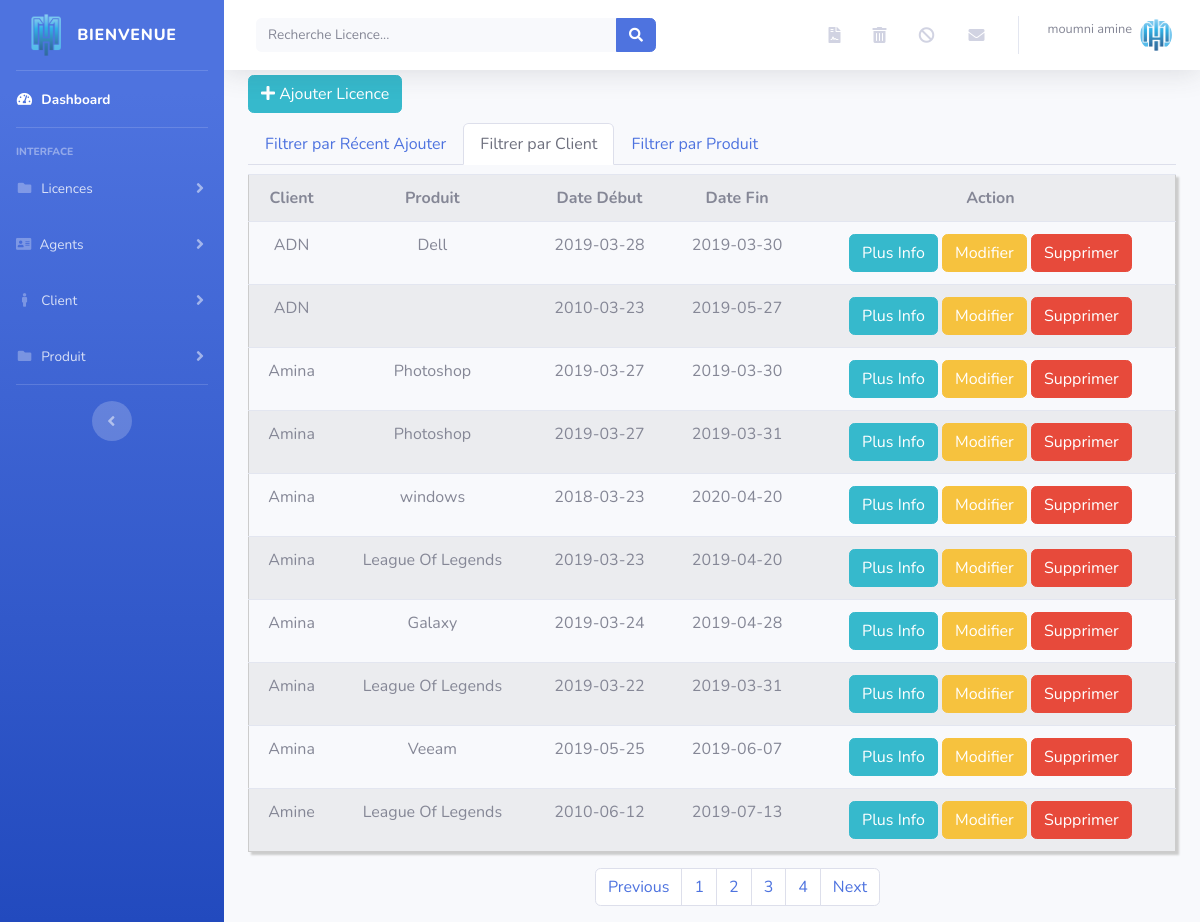
Page /filter.php (signed in) on the committed database.
### tables this page shows
CREATE TABLE `licence` (
  `IdLicence` int(11) NOT NULL,
  `IdProduit` int(11) NOT NULL,
  `IdTypeLicence` int(11) NOT NULL,
  `Garantie` varchar(50) NOT NULL,
  `DateDebut` date NOT NULL,
  `DateFin` date NOT NULL,
  `NomEnregistrement` varchar(200) NOT NULL,
  `IdAgent` int(11) NOT NULL,
  `Numerodeserie` varchar(500) NOT NULL,
  `IdContactClient` int(11) NOT NULL,
  `ReferenceMarche` varchar(200) NOT NULL,
  `ImageLicence` varchar(255) NOT NULL,
  `Validation` varchar(100) NOT NULL
);

CREATE TABLE `client` (
  `IdClient` int(11) NOT NULL,
  `NomClient` varchar(100) NOT NULL,
  `AdresseClient` varchar(100) NOT NULL,
  `EmailClient` varchar(100) NOT NULL,
  `TelClient` varchar(20) NOT NULL,
  `SiteClient` varchar(100) NOT NULL
);

CREATE TABLE `produit` (
  `IdProduit` int(11) NOT NULL,
  `LibelleProduit` varchar(100) NOT NULL,
  `DesignationProduit` varchar(100) NOT NULL
);

### filter.php (the view, shortened to what this page needs)
<?php
$pdo = NEW PDO('mysql:host=localhost;dbname=Gestionlicence','root');
?>
<!DOCTYPE html>
<html lang="en">
<head>
  <link rel="stylesheet" href="fontweb/css/fontawesome.min.css" >
  <link href="vendor/fontawesome-free/css/all.min.css" rel="stylesheet" type="text/css">
  <link href="css/sb-admin-2.min.css" rel="stylesheet">
</head>
<body id="page-top">
  <div id="wrapper">
    <ul class="navbar-nav bg-gradient-primary sidebar sidebar-dark accordion" id="accordionSidebar">
      <a class="sidebar-brand d-flex align-items-center justify-content-center" href="#">
        <div class="sidebar-brand-icon ">
          <img src="img/logo1.png" width="30px">
        </div>
        <div class="sidebar-brand-text mx-3"> Bienvenue</div>
      </a>
      <hr class="sidebar-divider my-0">
      <li class="nav-item active">
        <a class="nav-link" href="acceuil.php">
          <i class="fas fa-fw fa-tachometer-alt"></i>
          <span>Dashboard</span></a>
      </li>
      <hr class="sidebar-divider">
      <div class="sidebar-heading">
        Interface
      </div>
      <li class="nav-item">
        <a class="nav-link collapsed" href="#" data-toggle="collapse" data-target="#collapseTwo" aria-expanded="true" aria-controls="collapseTwo">
          <i class="fas fa-fw fa-folder"></i>
          <span>Licences</span>
        </a>
      </li>
      <li class="nav-item">
        <a class="nav-link collapsed" href="#" data-toggle="collapse" data-target="#collapseUtilities" aria-expanded="true" aria-controls="collapseUtilities">
          <i class="  fas fa-address-card"></i>
          <span>Agents</span>
        </a>
      </li>
      <li class="nav-item">
        <a class="nav-link collapsed" href="#" data-toggle="collapse" data-target="#collapsePages" aria-expanded="true" aria-controls="collapsePages">
          <i class="fas fa-fw fa-male"></i>
          <span>Client</span>
        </a>
      </li>
      <li class="nav-item">
        <a class="nav-link collapsed" href="#" data-toggle="collapse" data-target="#collapseProduit" aria-expanded="true" aria-controls="collapseProduit">
          <i class="fas fa-fw fa-folder"></i>
          <span>Produit</span>
        </a>
      </li>
      <hr class="sidebar-divider d-none d-md-block">
      <div class="text-center d-none d-md-inline">
        <button class="rounded-circle border-0" id="sidebarToggle"></button>
      </div>
    </ul>
    <div id="content-wrapper" class="d-flex flex-column">
      <div id="content">
        <nav class="navbar navbar-expand navbar-light bg-white topbar mb-4 static-top shadow">
          <form class="d-none d-sm-inline-block form-inline mr-auto ml-md-3 my-2 my-md-0 mw-100 navbar-search" method="get" action="refraiche.php">
            <div class="input-group">
              <input style=" display: block;" type="text" name="search" id="search" id="dropdownMenuButton" class="form-control bg-light border-0 small" placeholder="Recherche Licence..." aria-label="Search" aria-describedby="basic-addon2">
              <div class="input-group-append">
                <button class="btn btn-primary" >
                  <i class="fas fa-search fa-sm"></i>
                </button>
              </div>
            </div>
          </form>
          <ul class="navbar-nav ml-auto">
<?php if ($_SESSION['Admin'] == 'Admin') { ?>
            <li class="nav-item dropdown no-arrow mx-1">
              <a class="nav-link dropdown-toggle" href="admin.php" title="Trace Licence Modifier" id="messagesDropdown" role="button"  aria-haspopup="true" aria-expanded="false">
                <i class="fas fa-file-contract"></i>
              </a>
            </li>
<?php } ?>
           <li class="nav-item dropdown no-arrow mx-1">
              <a class="nav-link dropdown-toggle" href="" title="Supprimer Licences Expire" data-toggle="modal" data-target="#exampleModal" id="messagesDropdown" role="button"  aria-haspopup="true" aria-expanded="false">
                <i class="fas fa-trash-alt"></i>
              </a>
            </li>
            <li class="nav-item dropdown no-arrow mx-1">
              <a class="nav-link dropdown-toggle" href="licenceexpire.php" title="Licences Expires" id="messagesDropdown" role="button"  aria-haspopup="true" aria-expanded="false">
                <i class="fas fa-ban"></i>
              </a>
            </li>
            <li class="nav-item dropdown no-arrow mx-1">
              <a class="nav-link dropdown-toggle" href="remind.php" title="Verifier Expiration Licence" id="messagesDropdown" role="button"  aria-haspopup="true" aria-expanded="false">
                <i class="fas fa-envelope fa-fw"></i>
              </a>
            </li>
            <li class="nav-item dropdown no-arrow">
              <a class="nav-link dropdown-toggle" href="#" id="userDropdown" role="button" data-toggle="dropdown" aria-haspopup="true" aria-expanded="false">
                <span style=" margin-top: 15%; " class="mr-2 d-none d-lg-inline text-gray-600 small"><?php echo ($_SESSION['NomAgent']);echo" "; echo ($_SESSION['PrenomAgent']);echo"</br>";echo "<p style = 'font-size:9px;' class='text-center'>" . $_SESSION['date'] . ""; echo "<br>" . $_SESSION['time'] . "</p>";  ?></span>
                <img class="img-profile rounded-circle" src="img/logo1.png ">
              </a>
            </li>
          </ul>
        </nav>
<div class="container">
  <?php
 $limit = 10;
               $page = isset($_GET['page']) ? $_GET['page'] : 1;
               $start = ($page - 1) * $limit;
               $requettt = "SELECT count(IdLicence) as idli FROM licence";
               $resulattt = $pdo->query($requettt);
               $custCount = $resulattt->fetchall(PDO::FETCH_ASSOC);
               $total = $custCount[0]['idli'];
               $pages = ceil( $total / $limit );
               $p = $page - 1;
               $s = $page + 1;
           ?>
    <div style="padding-top: 1%;" class="custyle">
      <div style="text-align: bottom; margin-bottom: -4%;">
      <a class="btn btn-info btn-xs" href="ajoutlicence.php"><i class="fas fa-plus"></i> <span class='glyphicon glyphicon-edit'></span>Ajouter Licence</a></div>
    <ul class="nav nav-tabs" id="myTab" role="tablist" style="margin-bottom: -4%; margin-top: 5%;">
                                <li class="nav-item">
                                    <a class="nav-link" href="acceuil.php?email=<?php echo($_SESSION['EmailAgent']);?>&pass=<?php echo($_SESSION['PasswordAgent']);?>">Filtrer par Récent Ajouter</a>
                                </li>
                                <li class="nav-item">
                                    <a class="nav-link active"  href="#recent" id="home-tab" data-toggle="tab" role="tab" aria-controls="home">Filtrer par Client</a>
                                </li>
                                <li class="nav-item">
                                    <a class="nav-link" href="produit.php">Filtrer par Produit</a>
                                </li>
                            </ul>
                        <div class="tab-content profile-tab" id="myTabContent">
                            <div class="tab-pane fade show active " id="home" role="tabpanel" aria-labelledby="home-tab">
                                        <table class="table table-striped custab text-center">
  <tr>
            <th class='tr1' >Client</th>
            <th class='tr1' >Produit</th>
            <th class='tr1'>Date Début </th>
            <th class='tr1' >Date Fin </th>
            <th class="text-center">Action</th>
        </tr>
   <div id="home" role="tabpanel" aria-labelledby="home-tab">
               <?php
                $requete1 = "select IdLicence, NomClient, LibelleProduit, LibelleTypeLicence, Garantie, DateDebut, DateFin, NomAgent, PrenomAgent, NomEnregistrement, NomContactClient, Numerodeserie, ImageLicence, ReferenceMarche
from licence NATURAL JOIN agent NATURAL JOIN client NATURAL JOIN contactclient NATURAL JOIN produit NATURAL JOIN typelicence Where Validation = 'Active' order by NomClient LIMIT $start, $limit ";
$resu = $pdo->query($requete1);
$affi = $resu->fetchAll(PDO::FETCH_OBJ);
       foreach ($affi as $dat)
      echo "<tr>
        <td class='tr1'>"
           . $dat->NomClient .
        "</td>
        <td class='tr1'>"
           . $dat->LibelleProduit .
        "</td>
        <td class='tr1'>"
          . $dat->DateDebut .
        "</td>
        <td class='tr1'>"
           . $dat->DateFin .
        "</td>
         <td class='text-center'><a class='btn btn-info btn-xs' href='plusinfoclient.php?id=$dat->IdLicence&page=$page'><span class='glyphicon glyphicon-edit'></span>Plus Info</a> <a class='btn btn-warning btn-xs' href='licencetracemodifier.php?id=$dat->IdLicence'><span class='glyphicon glyphicon-edit'></span>Modifier</a> <a class='btn btn-danger' href='supprimerconfirm.php?id=$dat->IdLicence'><span class='glyphicon glyphicon-edit'></span>Supprimer</a> </td> </tr>"
        ?>
        </table>
</div>
                            </div>
                        </div>
                    </div>
                </div>
        <div style="padding-left: 38%;">
    <nav aria-label="Page navigation example ">
  <ul class="pagination">
    <li class="page-item"><a class="page-link" href="filter.php?page=<?php echo($p); ?>">Previous</a></li>
   <?php for($i = 1; $i < $pages; $i++) : ?>
            <li class="page-item"><a class="page-link" href="filter.php?page=<?php echo($i); ?>"><?php echo($i); ?></a></li>
            <?php endfor; ?>
    <li class="page-item"><a class="page-link" href="filter.php?page=<?php echo($s); ?>">Next</a></li>
  </ul>
</nav>
                            </div>
       </div>
    </div>
</body>
</html>

### rows in the picture
licence: client.NomClient "ADN", IdProduit.LibelleProduit "Dell", DateDebut "2019-03-28", DateFin "2019-03-30"
licence: client.NomClient "ADN", DateDebut "2010-03-23", DateFin "2019-05-27"
licence: client.NomClient "Amina", IdProduit.LibelleProduit "Photoshop", DateDebut "2019-03-27", DateFin "2019-03-30"
licence: client.NomClient "Amina", IdProduit.LibelleProduit "Photoshop", DateDebut "2019-03-27", DateFin "2019-03-31"
licence: client.NomClient "Amina", IdProduit.LibelleProduit "windows", DateDebut "2018-03-23", DateFin "2020-04-20"
licence: client.NomClient "Amina", IdProduit.LibelleProduit "League Of Legends", DateDebut "2019-03-23", DateFin "2019-04-20"
licence: client.NomClient "Amina", IdProduit.LibelleProduit "Galaxy", DateDebut "2019-03-24", DateFin "2019-04-28"
licence: client.NomClient "Amina", IdProduit.LibelleProduit "League Of Legends", DateDebut "2019-03-22", DateFin "2019-03-31"
licence: client.NomClient "Amina", IdProduit.LibelleProduit "Veeam", DateDebut "2019-05-25", DateFin "2019-06-07"
licence: client.NomClient "Amine", IdProduit.LibelleProduit "League Of Legends", DateDebut "2010-06-12", DateFin "2019-07-13"

### other values in the picture
$_SESSION['NomAgent'] "moumni"
$_SESSION['PrenomAgent'] "amine"
